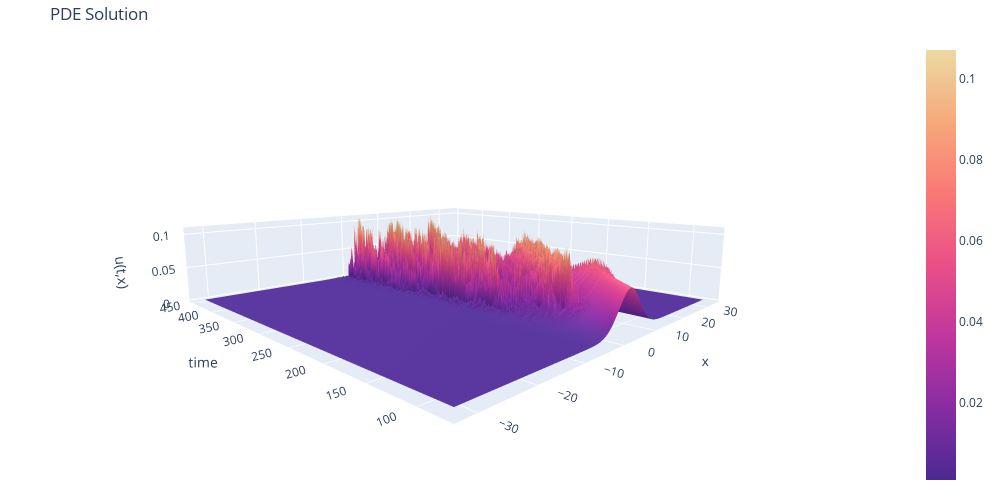

Notebook source saved alongside this figure:
### Markdown cell above
## Plot

### Code cell
plot_data.plot_surface(
        z=u_inv, x=x_inv,y=t_inv[u0_idx:],
        xaxis_title="x", yaxis_title="time", zaxis_title="u(t,x)",
        title='PDE Solution',
        hovertemplate='t: %{y:0.2f}<br>x: %{x:0.2f}<br> u: %{z:0.2f}<extra></extra>',
        colorscale='agsunset'
    )

### Figure 1 — Plotly figure (JSON) as saved in the notebook; plotly's stock layout.template omitted (floating-point values rounded to 4 significant figures; data arrays with more than 128 entries replaced by an {"elided": "..."} marker saying what was removed)
{"data": [{"colorscale": [[0, "rgb(75, 41, 145)"], [0.1667, "rgb(135, 44, 162)"], [0.3333, "rgb(192, 54, 157)"], [0.5, "rgb(234, 79, 136)"], [0.6667, "rgb(250, 120, 118)"], [0.8333, "rgb(246, 169, 122)"], [1, "rgb(237, 217, 163)"]], "hovertemplate": "t: %{y:0.2f}<br>x: %{x:0.2f}<br> u: %{z:0.2f}<extra></extra>", "type": "surface", "x": {"elided": "512 float values"}, "y": {"elided": "367 float values"}, "z": {"elided": "367x512 float values"}}], "layout": {"autosize": false, "height": 500, "margin": {"b": 10, "l": 10, "r": 10, "t": 40}, "scene": {"aspectratio": {"x": 1, "y": 1, "z": 0.2}, "camera": {"eye": {"x": -1, "y": -1, "z": 0.25}}, "xaxis": {"title": {"text": "x"}}, "yaxis": {"title": {"text": "time"}}, "zaxis": {"title": {"text": "u(t,x)"}}}, "title": {"text": "PDE Solution"}, "width": 1000}}
